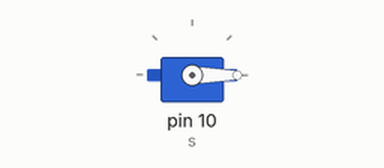
Recording of a sketch running on a simulated Arduino Uno, built with avr-gcc and run on an emulated ATmega328P. On the bench: servo.

Above: at 0.05 s.
At 4.0 s:
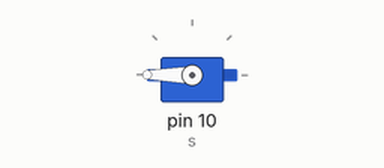
Timing chart, 0 to 5.2 s (numbered marks = the images above):
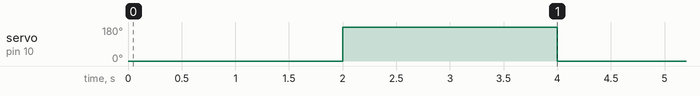

Measured:
- by itself, servo on pin 10 (s): alternates 180° for 2.0 s and 0° for 2.0 s

The sketch:

test_mov.ino
```cpp
#include <Servo.h>

int i = 0;
Servo s;

void setup()
{
    Serial.begin(9600);
    s.attach(10, 600, 2400);
}

void loop()
{
    s.write(0);
    delay(2000);
    s.write(180);
    delay(2000);
}
```
